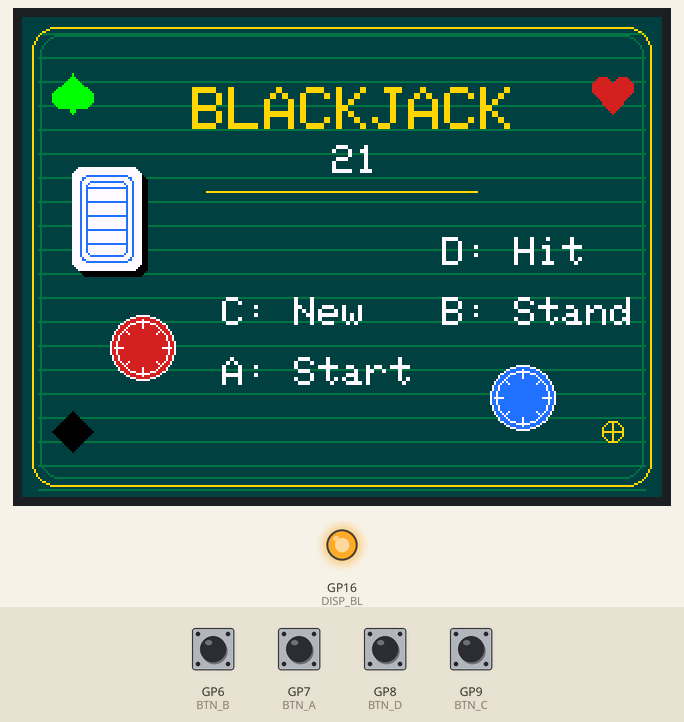
Recording of a sketch running on a simulated Raspberry Pi Pico. Parts: 320×240 colour display, output pins drawn as LEDs (lit = HIGH). The test bench sets the inputs (shaded band); at power-on: GP6 (BTN_B), GP7 (BTN_A), GP8 (BTN_D), GP9 (BTN_C) HIGH. Random numbers use the default seed unless the sketch sets one.

Above: at 1.4 s.
1.5 s: GP7 (BTN_A) pulled LOW for 0.15 s
At 3.2 s:
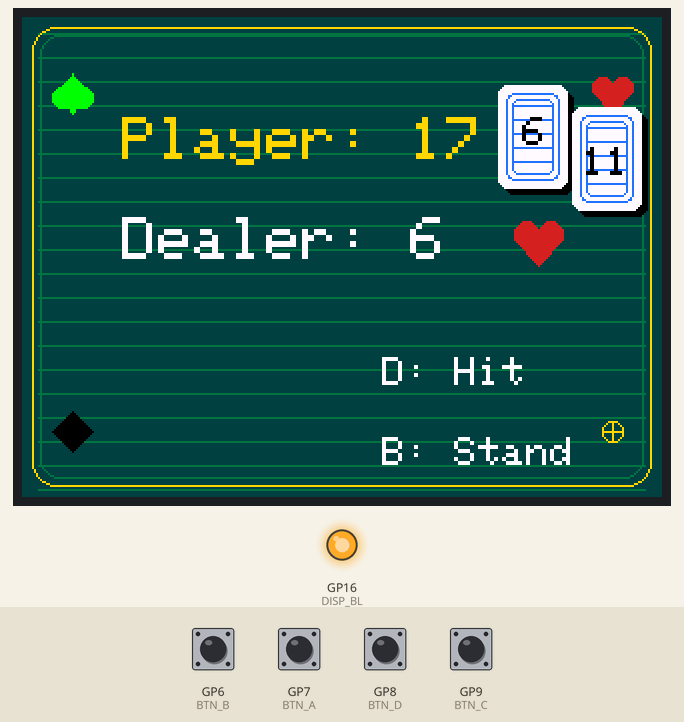
4.3 s: GP6 (BTN_B) pulled LOW for 0.15 s
At 7.1 s:
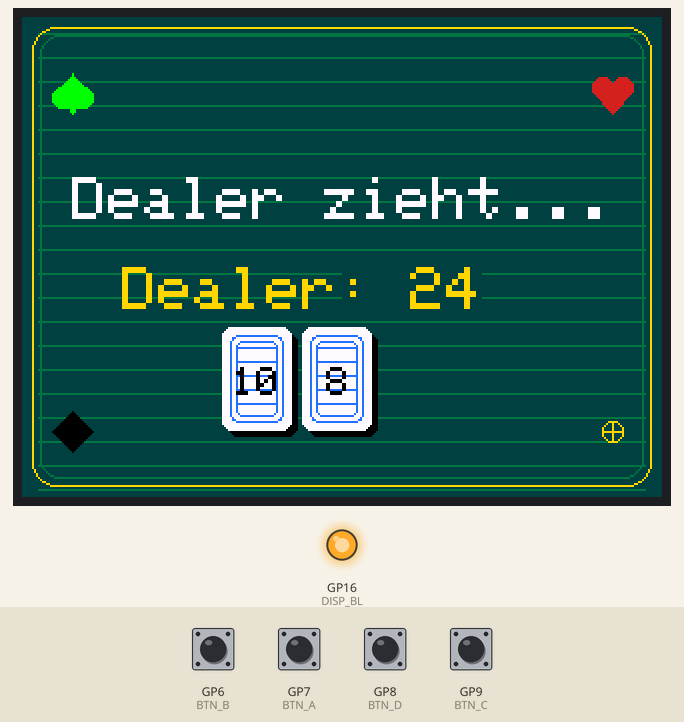
7.4 s: GP7 (BTN_A) pulled LOW for 1 s
At 9.4 s:
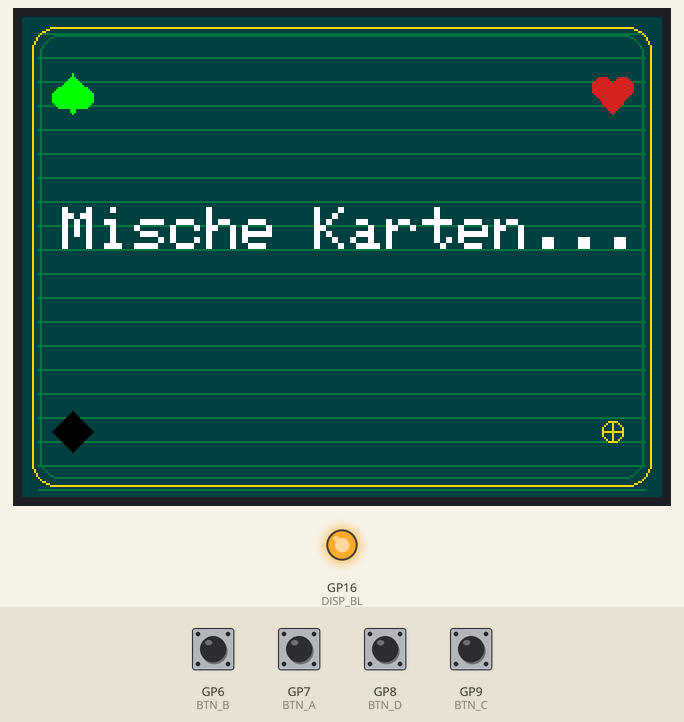
11.1 s: GP8 (BTN_D) pulled LOW for 0.15 s
At 12.1 s:
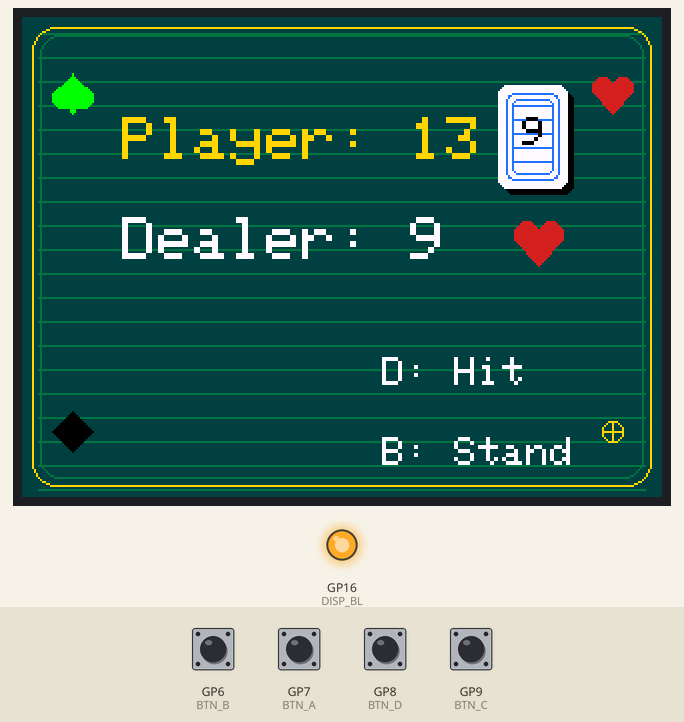
12.7 s: GP8 (BTN_D) pulled LOW for 1 s
At 14.5 s:
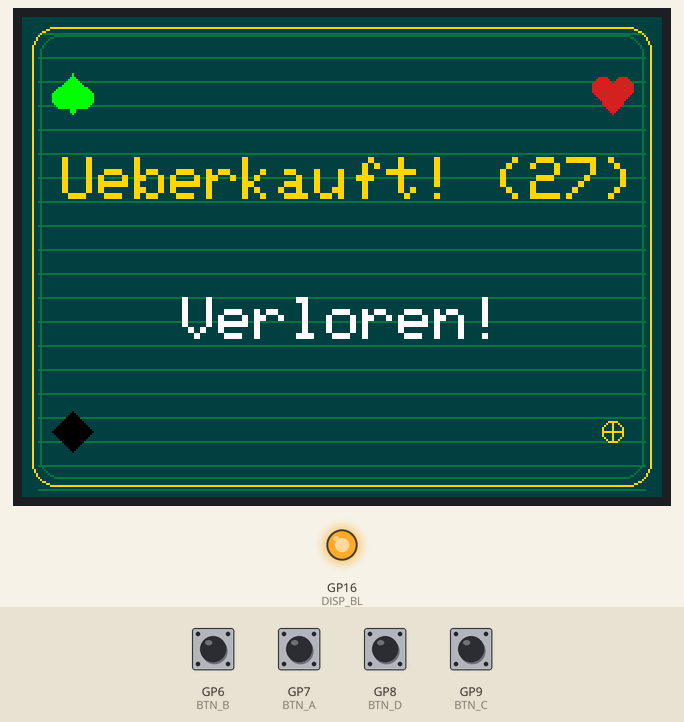
Timing chart, 0 to 16.0 s (numbered marks = the images above; inputs shaded):
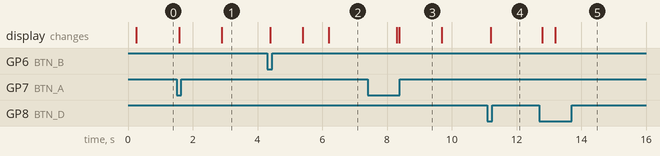

Measured:
- after the input at 1.5 s, the display: first changes after 0.09 s (image 1 shows a later state)
- after the input at 4.3 s, the display: first changes after 0.09 s (image 2 shows a later state)
- after the input at 11.1 s, the display: changes after 0.10 s (image 4)
- after the input at 12.7 s, the display: first changes after 0.10 s (image 5 shows a later state)

The sketch:

Blackjack.ino
```cpp
#include <SPI.h>
#include <Adafruit_GFX.h>
#include <Adafruit_ST7789.h>
#include <math.h>

// --- PIN DEFINITIONEN DISPLAY und Tasten
#define DISP_DIN   19
#define DISP_CLK   18
#define DISP_CS    21
#define DISP_DC    17
#define DISP_RST   20
#define DISP_BL    16

#define BTN_UP     4
#define BTN_DOWN   5
#define BTN_A      7
#define BTN_B      6
#define BTN_C      9
#define BTN_D      8

// Instanzen initialisieren (Nutzt Hardware SPI0 für Display, SPI1 für SD)
Adafruit_ST7789 tft = Adafruit_ST7789(DISP_CS, DISP_DC, DISP_RST);

bool debounce = false;
unsigned long lastPress = 0;

// Spielvariablen
int playerTotal = 0;
int dealerTotal = 0;
int playerTotalOld = 0;
int dealerTotalOld = 0;
bool gameOver = false;
int lastCard = 0;
int beforeCard = 0;
int first = 0;

bool started = false;

// Farben und einfache, direkt gezeichnete Casino-Grafik
#define FELT_DARK   0x0208
#define FELT_GREEN  0x03A8
#define GOLD        0xFEA0
#define CREAM       0xFFDF
#define CHIP_RED    0xD104
#define CHIP_BLUE   0x239F

void drawChip(int x, int y, int r, uint16_t color) {
  tft.fillCircle(x, y, r, color);
  tft.drawCircle(x, y, r, CREAM);
  tft.drawCircle(x, y, r - 3, CREAM);
  for (int a = 0; a < 360; a += 45) {
    float rad = a * 0.0174533f;
    int x1 = x + (int)((r - 2) * cos(rad));
    int y1 = y + (int)((r - 2) * sin(rad));
    int x2 = x + (int)((r - 6) * cos(rad));
    int y2 = y + (int)((r - 6) * sin(rad));
    tft.drawLine(x1, y1, x2, y2, CREAM);
  }
}

void drawCardBack(int x, int y, int w, int h) {
  tft.fillRoundRect(x + 3, y + 3, w, h, 5, ST77XX_BLACK);
  tft.fillRoundRect(x, y, w, h, 5, CREAM);
  tft.drawRoundRect(x + 4, y + 4, w - 8, h - 8, 4, CHIP_BLUE);
  tft.drawRoundRect(x + 7, y + 7, w - 14, h - 14, 3, CHIP_BLUE);
  for (int yy = y + 10; yy < y + h - 8; yy += 7)
    tft.drawLine(x + 8, yy, x + w - 8, yy, CHIP_BLUE);
}

void drawSuitMark(int x, int y, int size, char suit, uint16_t color) {
  // Kleine, stilisierte Kartensymbole als dezente Hintergrunddekoration
  if (suit == 'D') {
    tft.fillTriangle(x, y - size, x + size, y, x, y + size, ST77XX_BLACK);
    tft.fillTriangle(x, y - size, x - size, y, x, y + size, ST77XX_BLACK);
  } else if (suit == 'H') {
    tft.fillCircle(x - size / 2, y - size / 3, size / 2, CHIP_RED);
    tft.fillCircle(x + size / 2, y - size / 3, size / 2, CHIP_RED);
    tft.fillTriangle(x - size, y - size / 5, x + size, y - size / 5, x, y + size, CHIP_RED);
  } else if (suit == 'S') {
    tft.fillCircle(x - size / 2, y + size / 5, size / 2, ST77XX_GREEN);
    tft.fillCircle(x + size / 2, y + size / 5, size / 2, ST77XX_GREEN);
    tft.fillTriangle(x - size, y + size / 4, x + size, y + size / 4, x, y - size,ST77XX_GREEN );
    tft.fillTriangle(x - size / 3, y + size / 3, x + size / 3, y + size / 3, x, y + size, ST77XX_GREEN);
  } else {
    tft.drawCircle(x, y, size / 2, GOLD);
    tft.drawLine(x - size / 2, y, x + size / 2, y, GOLD);
    tft.drawLine(x, y - size / 2, x, y + size / 2, GOLD);
  }
}

void drawCasinoBackground() {
  tft.fillScreen(FELT_DARK);
  // Filzfläche mit feinen Linien
  for (int y = 8; y < 240; y += 12)
    tft.drawFastHLine(8, y, 304, FELT_GREEN);
  tft.drawRoundRect(5, 5, 310, 230, 12, GOLD);
  tft.drawRoundRect(9, 9, 302, 222, 10, FELT_GREEN);
  // Dezente Symbole am Rand, nicht hinter den Textzeilen
  drawSuitMark(25, 38, 10, 'S', FELT_GREEN);
  drawSuitMark(295, 38, 10, 'H', FELT_GREEN);
  drawSuitMark(25, 207, 10, 'D', FELT_GREEN);
  drawSuitMark(295, 207, 10, 'C', FELT_GREEN);
}

void drawTitleScreen() {
  drawCasinoBackground();
  // Dekorative Karten und Jetons am Rand
  drawCardBack(25, 75, 35, 52);
  drawChip(60, 165, 16, CHIP_RED);
  drawChip(250, 190, 16, CHIP_BLUE);
  tft.setTextWrap(false);
  tft.setTextColor(GOLD);
  tft.setTextSize(3);
  tft.setCursor(85, 35);
  tft.print("BLACKJACK");
  tft.setTextSize(2);
  tft.setTextColor(CREAM);
  tft.setCursor(155, 64);
  tft.print("21");
  tft.drawFastHLine(92, 87, 136, GOLD);
  tft.setTextSize(2);
  tft.setCursor(100,140);
  tft.print("C: New");
  tft.setCursor(100,170);
  tft.print("A: Start");
  tft.setCursor(210,110);
  tft.print("D: Hit");
  tft.setCursor(210,140);
  tft.print("B: Stand");
}

// Funktion um eine zufällige Karte zu ziehen (2 bis 11)
// Ein Ass zählt in dieser vereinfachten Logik als 11 (oder 1 bei Überkauf)
int drawCard() {
  int card = random(2, 12); // Werte von 2 bis 11
  return card;
}

// Hilfsfunktion zur Anpassung des Wertes, falls man über 21 kommt (Ass-Regel)
int checkAce(int total, int newCard) {
  if (total + newCard > 21 && newCard == 11) {
    return 1; // Ass zählt als 1 statt 11
  }
  return newCard;
}

void setup() {
  Serial.begin(115200);
  // Taster einrichten (Active Low mit Pullup)
  pinMode(BTN_UP, INPUT_PULLUP);
  pinMode(BTN_DOWN, INPUT_PULLUP);
  pinMode(BTN_A, INPUT_PULLUP);
  pinMode(BTN_B, INPUT_PULLUP);
  pinMode(BTN_C, INPUT_PULLUP);
  pinMode(BTN_D, INPUT_PULLUP);

  pinMode(DISP_BL, OUTPUT);
  digitalWrite(DISP_BL, HIGH); // Backlight an
  tft.init(240, 320);          // Display-Auflösung
  tft.setRotation(3);

  // Hardware-Zufallsgenerator über ein unbeschaltetes analoges Pin initiieren
  randomSeed(analogRead(26));

  drawTitleScreen();
}

void startNewGame() {
  drawCasinoBackground();
  tft.setTextColor(CREAM);
  tft.setTextSize(3);
  tft.setCursor(20, 95);
  tft.print("Mische Karten...");
  delay(1200);

  // Erste Karten austeilen
  playerTotal = drawCard();
  lastCard = playerTotal;

  playerTotal += checkAce(playerTotal, drawCard());
  beforeCard = playerTotal - lastCard;
  dealerTotal = drawCard(); // Sichtbare Karte des Dealers

  gameOver = false;
  updateDisplay();
}


void updateDisplay() {
  drawCasinoBackground();
  tft.setTextWrap(false);
  tft.setTextColor(GOLD);
  tft.setTextSize(3);
  tft.setCursor(50, 50);
  tft.print("Player: ");
  tft.print(playerTotal);

  tft.setTextSize(2);
  tft.setTextColor(ST77XX_BLACK);
  drawCardBack(238, 34, 35, 52);
  if (first == 0) {
    drawCardBack(275, 45, 35, 52);
    if (beforeCard < 10) {
      tft.setCursor(287,65);
    } else{
      tft.setCursor(280, 65);
    }
    tft.print(beforeCard);
    first++;
  }
  if (lastCard < 10) {
    tft.setCursor(250, 50);
  } else {
    tft.setCursor(243, 50);
  }
  tft.print(lastCard);
  tft.setTextSize(3);

  // Zeile 2: Dealer-Status
  tft.setTextColor(CREAM);
  tft.setCursor(50, 100);
  tft.print("Dealer: ");
  tft.print(dealerTotal);
  tft.setTextColor(CREAM);
  tft.setTextSize(2);
  tft.setCursor(180, 170);
  tft.print("D: Hit");
  tft.setCursor(180, 210);
  tft.print("B: Stand");
  drawSuitMark(258, 112, 12, 'H', CHIP_RED);
}

void dealerTurn() {
  drawCasinoBackground();
  tft.setTextColor(CREAM);
  tft.setTextSize(3);
  tft.setCursor(25, 80);
  tft.print("Dealer zieht...");

  // Der Dealer zieht offen weiter, bis er mindestens 17 hat
  dealerTotalOld = dealerTotal;
  dealerTotal += checkAce(dealerTotal, drawCard());

  drawCardBack(100, 155, 35, 52);
  tft.setTextSize(2);
  tft.setTextColor(ST77XX_BLACK);
  lastCard = dealerTotal - dealerTotalOld;
  tft.setCursor(112, 175);
  if (lastCard > 9) {
    tft.setCursor(105, 175);
  }
  tft.print(lastCard);
  int i = 40;
  delay(1000);

  while (dealerTotal < 17) {
    tft.setTextSize(3);
    tft.setTextColor(GOLD);
    tft.setCursor(50, 125);
    tft.print("Dealer: ");
    tft.print(dealerTotal);
    delay(800);

    tft.fillRect(160, 122, 70, 24, FELT_DARK);
    drawCardBack(100+i, 155, 35, 52);
    dealerTotalOld = dealerTotal;
    dealerTotal += checkAce(dealerTotal, drawCard());
    lastCard = dealerTotal - dealerTotalOld;
    tft.setTextSize(2);
    tft.setTextColor(ST77XX_BLACK);
    tft.setCursor(112+i, 175);
    if (lastCard > 9) {
      tft.setCursor(108+i, 175);
    }
    tft.print(lastCard);
    i += 40;
  }
  tft.setTextSize(3);
  tft.setTextColor(GOLD);
  tft.setCursor(50, 125);
  tft.print("Dealer: ");
  tft.print(dealerTotal);
  delay(2000);
  evaluateWinner();
}

void evaluateWinner() {
  drawCasinoBackground();
  tft.setTextColor(GOLD);
  tft.setTextSize(3);
  tft.setCursor(40, 70);
  tft.print("Dealer:");
  tft.print(dealerTotal);
  tft.setTextColor(CREAM);
  tft.setCursor(40, 110);
  tft.print("vs Player:");
  tft.print(playerTotal);

  tft.setTextColor(GOLD);
  tft.setCursor(40, 160);
  if (dealerTotal > 21) {
    tft.print("Dealer is dead!");
  } else if (playerTotal > dealerTotal) {
    tft.print("You won");
  } else if (playerTotal < dealerTotal) {
    tft.print("You lost!");
  } else {
    tft.print("Unentschieden!");
  }
  started = false;
}

void loop() {
  // Spiel starten
  if (digitalRead(BTN_A) == LOW && !debounce) {
    debounce = true; lastPress = millis();
    started = true;
    gameOver = false;
    first = 0;
    startNewGame();
  }
  // STAND gedrückt? (Spieler bleibt stehen, Dealer ist dran)
  if (digitalRead(BTN_B) == LOW && started && !debounce) {
    debounce = true; lastPress = millis();
    //gameOver = true;
    dealerTurn();
  }

  // HIT gedrückt? (Spieler zieht eine Karte)
  if (digitalRead(BTN_D) == LOW && started && !debounce) {
    debounce = true; lastPress = millis();
    playerTotalOld = playerTotal;
    playerTotal += checkAce(playerTotal, drawCard());
    lastCard = playerTotal - playerTotalOld;
    updateDisplay();

    if (playerTotal > 21) {
      drawCasinoBackground();
      tft.setTextColor(GOLD);
      tft.setTextSize(3);
      tft.setCursor(20, 70);
      tft.print("Ueberkauft! (");
      tft.print(playerTotal);
      tft.print(")");
      tft.setTextColor(CREAM);
      tft.setCursor(80, 140);
      tft.print("Verloren!");
      gameOver = true;
      started = false;
    }
  }

  // -------------- RP2350 Reboot ---------
  if (digitalRead(BTN_C) == LOW && !debounce) {
    rp2040.reboot();
  }
  if (millis() - lastPress > 300) debounce = false;
}
```
